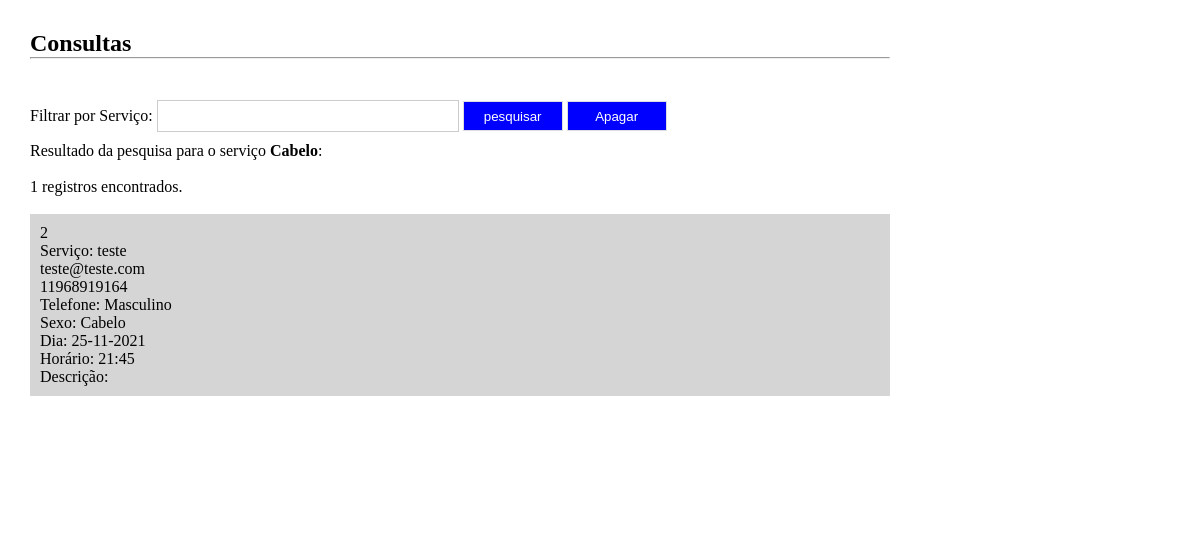
/consultas.php?filtro=Cabelo, run on the app's committed database.
### tables this page shows
CREATE TABLE IF NOT EXISTS `usuarios` (
  `codigo` int(12) NOT NULL AUTO_INCREMENT,
  `nome` varchar(50) NOT NULL,
  `email` varchar(40) NOT NULL,
  `telefone` text NOT NULL,
  `sexo` text NOT NULL,
  `servico` text NOT NULL,
  `data` date NOT NULL,
  `horario` time NOT NULL,
  PRIMARY KEY (`codigo`)
);

### consultas.php (the view, shortened to what this page needs)
<?php
include_once("conexao.php");
$filtro = isset($_GET['filtro'])?$_GET['filtro']:"";
$sql = "select * from usuarios where servico  like '%$filtro%' order by data";
$consulta = mysqli_query($conexao,$sql);
$registros = mysqli_num_rows($consulta);
?>
<!DOCTYPE html>
<html lang="pt-br">
<head>
    <link rel="stylesheet" href="_css/estilo.css">
</head>
<body>
    <div class="container">
        <section>
            <h1>Consultas</h1>
            <hr><br><br>
            <form method="get" action="">
                Filtrar por Serviço: <input type="text" name="filtro" class="campo" required autofocus>
                <input type="submit" value="pesquisar" class="btn">
                <input type="submit" value="Apagar" class="btn" action="delete"><br>
            </form>
            <?php
                print "Resultado da pesquisa para o serviço <strong>$filtro</strong>:<br><br>";
                print "$registros registros encontrados.";
                print "<br><br>";
                while($exibirRegistros = mysqli_fetch_array($consulta)){
                    $codigo = $exibirRegistros[0];
                    $servico = $exibirRegistros[1];
                    $nome = $exibirRegistros[2];
                    $email = $exibirRegistros[3];
                    $telefone = $exibirRegistros[4];
                    $sexo = $exibirRegistros[5];
                    $data =  $exibirRegistros[6];
                    $horario = $exibirRegistros[7];
                    $data = date("d-m-Y", strtotime($data));
                    $horario = date("H:i", strtotime($horario));
                    $descricao = $exibirRegistros[8];
                    print "<article>";
                    print "$codigo<br>";
                    print "Serviço: $servico<br>";
                    print "$nome<br>";
                    print "$email<br>";
                    print "Telefone: $telefone<br>";
                    print "Sexo: $sexo<br>";
                    print "Dia: $data<br>";
                    print "Horário: $horario<br>";
                    print "Descrição: $descricao<br>";
                    print "</article>";
                }
                ?>
        </section>
    </div>
</body>
</html>

### _css/estilo.css (style rules this page uses)
* { margin: 0; padding: 0; }
body { background-collor: #222; font-family: Verdana; font-size: 100% }
.container { flex-direction: column; margin: auto; width: 1200px; margin-top: 20px; padding: 10px; }
section { width: 870px; height: 500px; margin-left: 10px; float: left; background-color: #fff; box-sizing: border-box; padding-left: 10px; }
.btn { width: 100px; height: 30px; border: 1px solid #ddd; background-color: #0000FF; color: #fff; cursor: pointer; }
.campo { width: 300px; height: 30px; border: 1px solid #ccc; margin-top: 5px; margin-bottom: 10px; }
article { width: 100%; box-sizing: border-box; padding: 10px; background-color: #d6d5d5; margin-bottom: 5px; }

### data on the page
usuarios: codigo "2", nome "teste", email "teste@teste.com", telefone "11968919164", sexo "Masculino", servico "Cabelo", data "25-11-2021", horario "21:45"

### other printed values
$filtro "Cabelo"
$registros "1"
